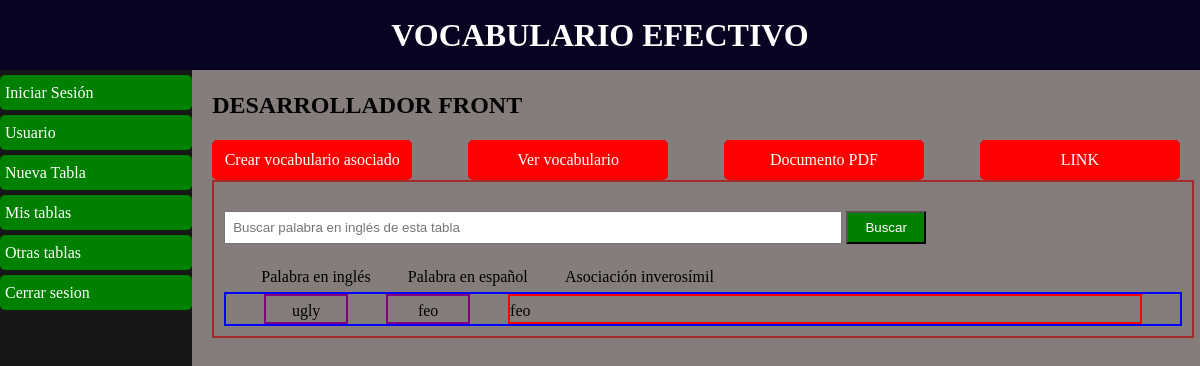
The app's page /lista-de-palabras/5/desarrollador front  with its own data.
### tables/models.py (models this page shows)
class Word(models.Model) :
    table = models.ForeignKey(Table, null = True, blank=True, on_delete = models.CASCADE) # on_delete=models.CASCADE : it allows to remove for example when user will be removed, register for comment with user removed, also will be removed
    english_word = models.CharField(max_length = 1000)
    spanish_word = models.CharField(max_length = 1000)
    inverosimil_relation = RichTextField(max_length = 2000)

### tables/views.py (the view)
# urls.py: path('lista-de-palabras/<int:table_id>/<str:title>', views.WordListView.as_view(), name = 'word_list'),
class WordListView(ListView):
    model = Word
    template_name = 'table/word list.html'
    context_object_name = 'word_collection'
    def get_queryset(self, *args, **kwargs) :
        table_id = self.kwargs['table_id']
        kword = self.request.GET.get('kword',)
        if kword:
            return Word.objects.filter(table_id = table_id, english_word = kword)
        return Word.objects.filter(table_id = table_id)
    def get_context_data(self, **kwargs):
        table_id = self.kwargs['table_id']
        title = self.kwargs['title']
        context = super(WordListView, self).get_context_data(**kwargs)
        context['table_id'] = table_id
        context['title'] = title
        return context

### tables/templates/table/word list.html (shortened to what this page needs)
{% extends 'table/main menu.html' %}
{% block content_table %}
    <div class="table-container">
        <form action="GET" class="form-search">
            <input type="text" name="kword" placeholder="Buscar palabra en inglés de esta tabla" class="search-field">
            <button type="submit" class="search-button">Buscar</button>
        </form>
        {% include 'includes/description_table.html' %}
        {% if word_collection|length > 0 %}
            {% for word in word_collection %}
                <ul class="word_list">
                    <li>{{word.english_word}}</li>
                    <li>{{word.spanish_word}}</li>
                    <li>{{word.inverosimil_relation|safe}}</li>
                </ul>
            {% endfor %}
        {% else %}
            <p>No hay palabras disponibles</p>
        {% endif %}
    </div>
{% endblock %}

### mainapp/static/css/styles.css (style rules this page uses)
* { margin: 0; padding: 0; }

### tables/static/css/styles-app-tables.css (style rules this page uses)
.table-container { padding: 10px; }
.table-container ul li { list-style: none; }
.table-container { width: 99%; min-height: 80px; border: 2px solid brown; }
.table-container ul { display: flex; height: 30px; line-height: 30px; display: flex; justify-content: space-evenly; }
.form-search input.search-field { width: 600px; padding: 7px; }
.form-search button.search-button { width: 80px; padding: 7px; background-color: green; color: white; cursor: pointer; }
ul.word_list { border: 2px solid blue; }
ul.word_list li { width: 80px; border: 2px solid purple; text-align: center; }
ul.word_list li:last-child { width: 630px; text-align: left; border: 2px solid red; }

### records on screen
Word: english_word "ugly", spanish_word "feo", inverosimil_relation "feo"

### other values on screen
{{ title|upper }} "DESARROLLADOR FRONT"
